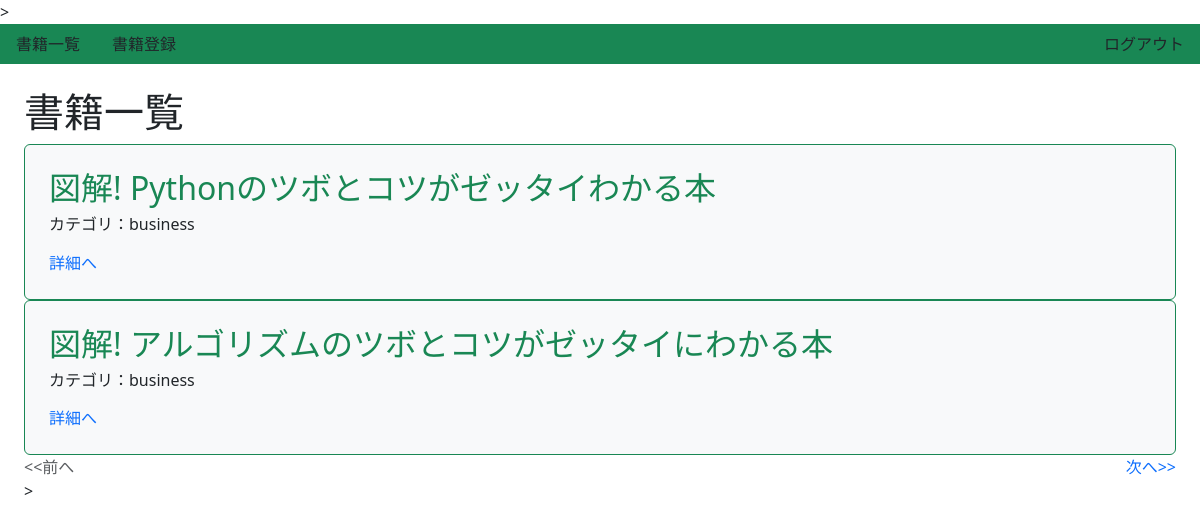
Page /book/ (signed in) on the committed database.
### book/models.py (models this page shows, shortened)
class Book(models.Model):
    title = models.CharField(max_length = 100)
    text = models.TextField()
    thumbnail = models.ImageField(null=True, blank=True)
    category = models.CharField(
        max_length = 100,
        choices = CATEGORY
    )
    user = models.ForeignKey('auth.User', on_delete = models.CASCADE)

### book/views.py (the view)
# urls.py: path('book/', views.ListBookView.as_view(), name = 'list-book'),
class ListBookView(LoginRequiredMixin, ListView):
    template_name = 'book/book_list.html'
    model = Book
    paginate_by = ITEM_PER_PAGE

### book/templates/book/book_list.html (shortened to what this page needs)
{% extends 'base.html' %}
{% block h1 %} 書籍一覧 {% endblock %}
{% block content %}
 {% for item in object_list %}
  <div class="p-4 m4 bg-light border border-success rounded">
    <h2 class="text-success">{{ item.title}}</h2>
    <h6>カテゴリ：{{ item.category }}</h6>
    <div class="mt-3">
        <a href="{% url 'detail-book' item.pk %}">詳細へ</a>
    </div>
 </div>
 {% endfor %}
 {% include 'book/components/pagination.html' %}
{% endblock content %}

### book/static/book/css/style.css (style rules this page uses)
a { text-decoration: none; }

### rows in the picture
Book: title "図解! Pythonのツボとコツがゼッタイわかる本", category "business"
Book: title "図解! アルゴリズムのツボとコツがゼッタイにわかる本", category "business"
